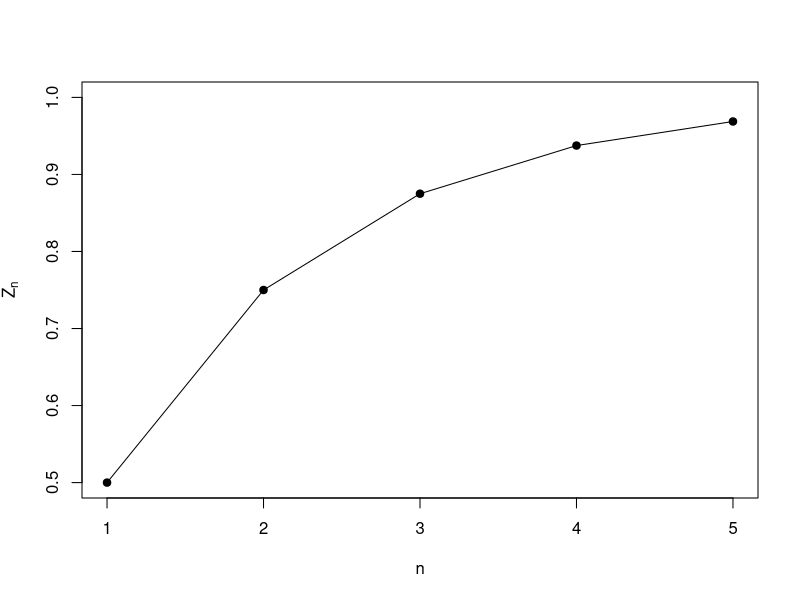
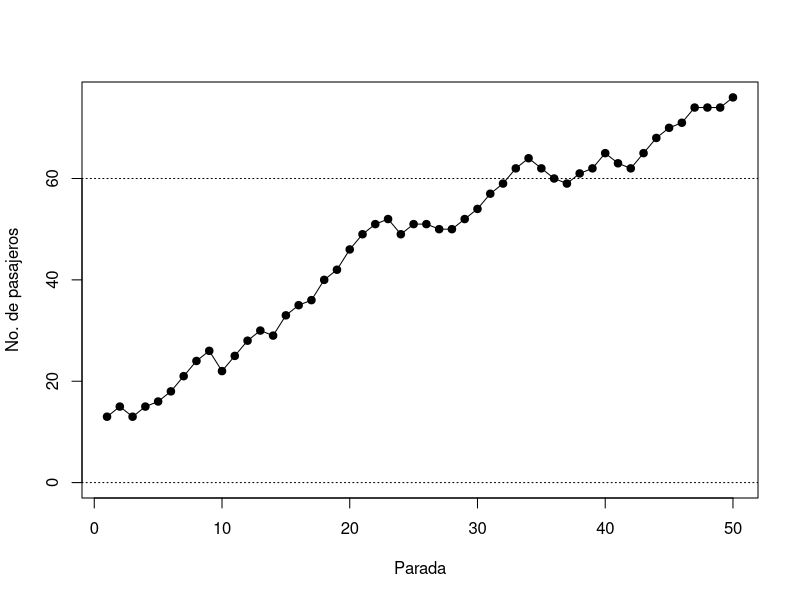
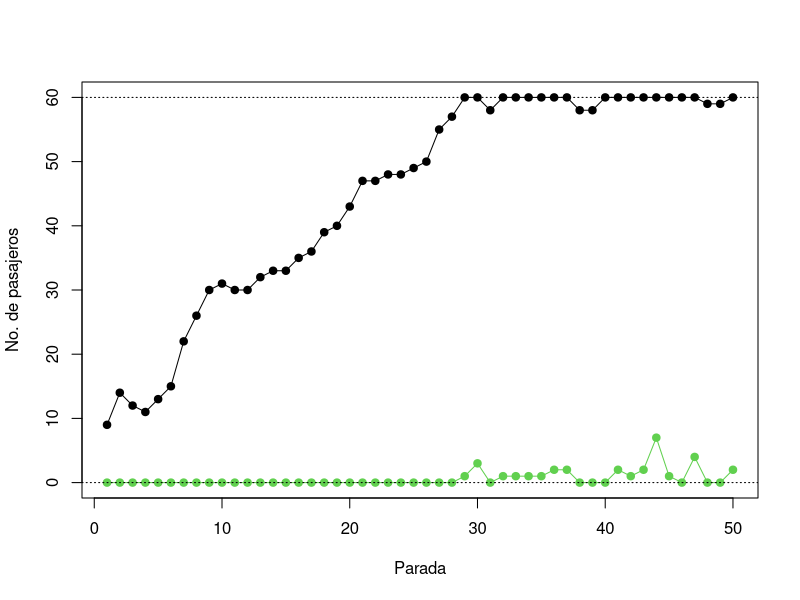
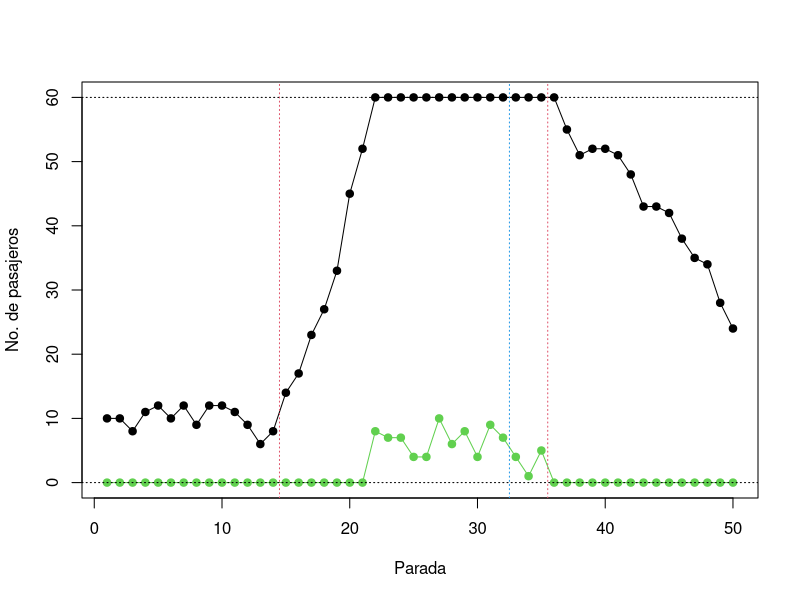
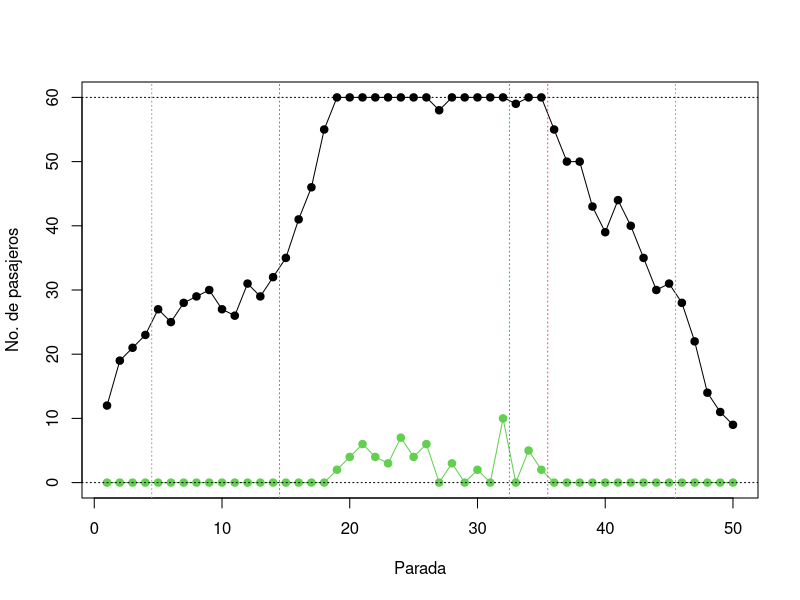

These figures' R source, in order:
## ---- chunk 1
# Generación de la matriz datos:
datos <- matrix(rpois(rpois(1, 125) * 15, 43), ncol = 15)
## ---- chunk 2
datos <- datos[1:5, 1:5]
datos[sample(25, 1)] <- 46 # Alguno > 45 al menos
datos
## ---- chunk 3
f <- function(x, u) sum(x > u)
out <- apply(datos, 1, function(x, a) sum(x > a), a = 45)
## ---- chunk 4
out
## ---- chunk 5
n <- 1
Zn <- sum(1 / (2 ^ (1:n)))
epsilon <- 5e-2
while (abs(1 - Zn) >= epsilon) {
  n <- n + 1
  Zn <- sum(1 / (2 ^ (1:n)))
  cat("n =", n, "- Zn =", Zn, "\n")
}
## ---- chunk 6
n <- 1
Zn <- sum(1 / (2 ^ (1:n)))
epsilon <- 5e-2
Z <- numeric(1e3)
Z[n] <- Zn
while (abs(1 - Zn) >= epsilon) {
  n <- n + 1
  Zn <- sum(1 / (2 ^ (1:n)))
  cat("n =", n, "- Zn =", Zn, "\n")
  Z[n] <- Zn
}
Z <- Z[1:n]
plot(Z, xlab = "n", ylab = expression(Z[n]), 
     type = "o", pch = 19, ylim = c(0.5, 1))
## ---- chunk 7
Z
## ---- chunk 8
set.seed(0)
paradas <- 50
maximo  <- 60
pasajeros <- rpois(1, 10)
registro  <- numeric(paradas)
registro[1] <- pasajeros
for (i in 2:paradas) {
  # Bajan:
  pasajeros <- pasajeros - rpois(1, 2)
  
  # Suben:
  pasajeros <- pasajeros + rpois(1, 3)
  
  registro[i] <- pasajeros # Actualiza registro
}
plot(registro, type = "o", pch = 19, xlab='Parada', 
     ylab='No. de pasajeros', ylim = c(0, max(registro)))
abline(h = c(0, maximo), lty = 3)
## ---- chunk 9
set.seed(999)
paradas <- 50
maximo  <- 60
pasajeros <- rpois(1, 10)
registro  <- numeric(paradas)
nosuben   <- registro
registro[1] <- pasajeros
for (i in 2:paradas) {
  pasajeros <- pasajeros - rpois(1, 2)
  pasajeros <- pasajeros + rpois(1, 3)
  if (pasajeros > maximo) {
    nosuben[i] <- pasajeros - maximo
    pasajeros <- maximo
  }
  pasajeros <- ifelse(pasajeros < 0, 0, pasajeros)
  registro[i] <- pasajeros # Actualiza registro
}
plot(registro, type = "o", pch = 19, xlab='Parada', 
     ylab='No. de pasajeros', ylim = c(0, max(registro)))
points(nosuben, type = "o", pch = 19, col = 3)
abline(h = c(0, maximo), lty = 3)
## ---- chunk 10
set.seed(110)
paradas <- 50
maximo  <- 60
pasajeros <- rpois(1, 10)
registro  <- numeric(paradas)
nosuben   <- numeric(paradas)
registro[1] <- pasajeros
for (i in 2:paradas) {
  pasajeros <- pasajeros - ifelse(i < 33, rpois(1, 2), rpois(1, 5))
  pasajeros <- pasajeros + ifelse(15 > i || i > 35, rpois(1, 3), rpois(1, 8))
  if (pasajeros > maximo) {
    nosuben[i] <- pasajeros - maximo
    pasajeros <- maximo
  }
  if (pasajeros < 0) pasajeros <- 0
  registro[i] <- pasajeros
}
plot(registro, type = "o", pch = 19, xlab='Parada', ylab='No. de pasajeros', ylim = c(0, max(registro)))
points(nosuben, type = "o", pch = 19, col = 3)
abline(h = c(0, maximo), lty = 3)
abline(v = c(14.5, 35.5, 32.5), lty = 3, col = c(2, 2, 4))
## ---- chunk 11
set.seed(666)
paradas <- 50
maximo  <- 60
pasajeros <- rpois(1, 10)
registro  <- numeric(paradas)
nosuben   <- numeric(paradas)
registro[1] <- pasajeros
for (i in 2:paradas) {

  # Bajan:
  if (i >= 5) {
    if (i < 33) {
      pasajeros <- pasajeros - rpois(1, 2)
    } else {
      pasajeros <- pasajeros - rpois(1, 5)
    }
  }

  # Suben:
  if (i < 46) {
    if (15 <= i && i <= 35) {
      pasajeros <- pasajeros + rpois(1, 8)
    } else {
      pasajeros <- pasajeros + rpois(1, 3)
    }
  }

  # Límites:
  if (pasajeros > maximo) {
    nosuben[i] <- pasajeros - maximo
    pasajeros <- maximo
  }
  if (pasajeros < 0)
    pasajeros <- 0
  registro[i] <- pasajeros
  #   cat('Parada', i, 'hay', pasajeros, 'pasajeros\n')
}
plot(registro, type = "o", pch = 19, xlab='Parada', ylab='No. de pasajeros', ylim = c(0, max(registro)))
points(nosuben, type = "o", pch = 19, col = 3)
abline(h = c(0, maximo), lty = 3)
abline(v = c(14.5, 35.5, 32.5, 4.5, 45.5), lty = 3, col = c(2, 2, 4, 8, 8))
